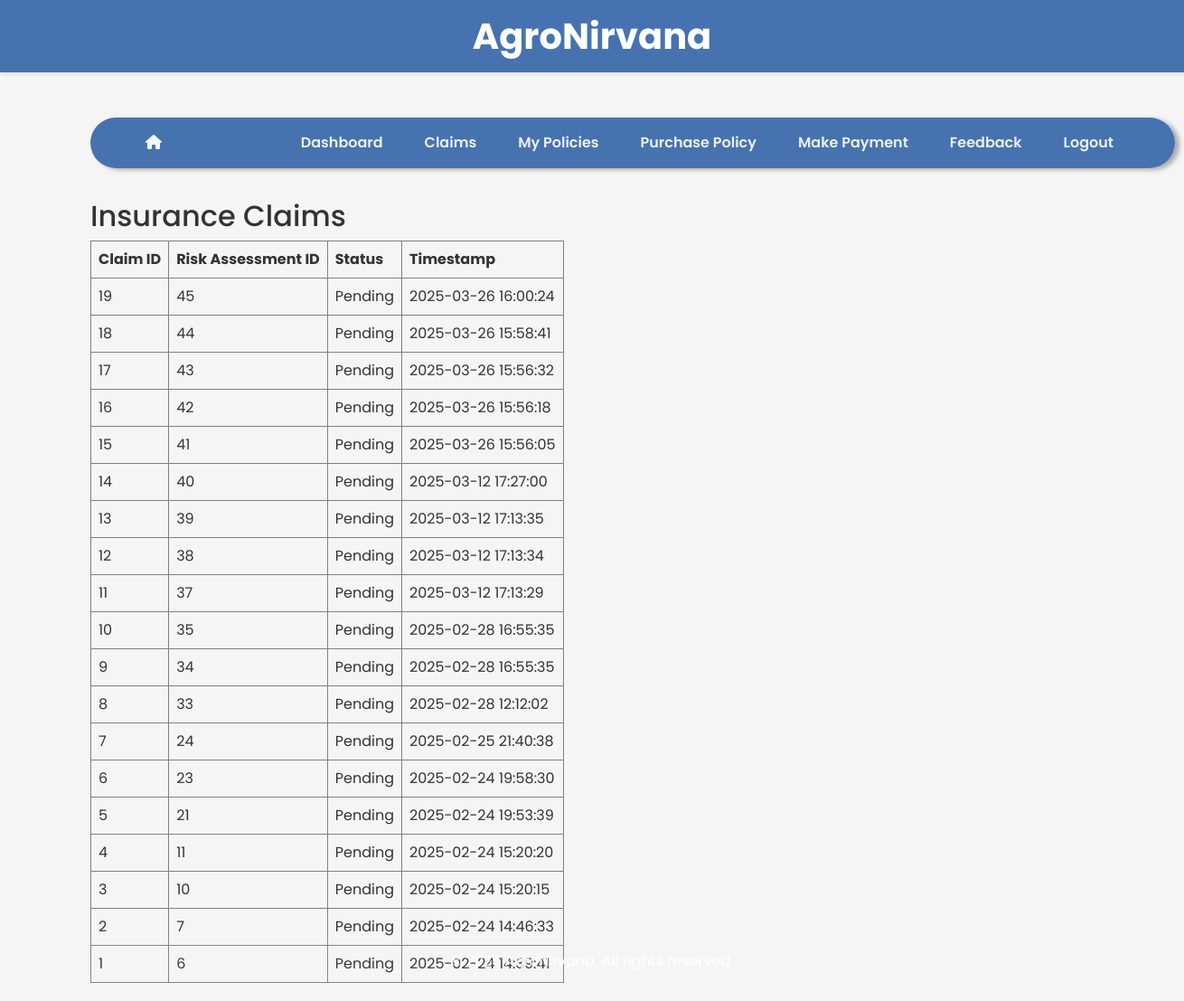
The page /claims (signed in) on the database its author committed.
### models.py (models this page shows, shortened)
class Claim(db.Model):
    __tablename__ = 'claim'
    id = db.Column(db.Integer, primary_key=True)
    risk_assessment_id = db.Column(db.Integer, db.ForeignKey('risk_assessment.id'), nullable=False)
    user_id = db.Column(db.Integer, db.ForeignKey('user.id'), nullable=True)
    claim_status = db.Column(db.String(50), default='Pending')  # Pending, Approved, Rejected
    timestamp = db.Column(db.DateTime, default=datetime.utcnow)

### app.py (the view)
@app.route('/claims')
def claims():
    claim_records = Claim.query.order_by(Claim.timestamp.desc()).all()
    return render_template('claims.html', claims=claim_records)

### app.py (called while the page is built)
@login_manager.user_loader
def load_user(user_id):
    return User.query.get(int(user_id))

### templates/claims.html
{% extends "base.html" %}
{% block content %}
  <h2>Insurance Claims</h2>
  <table border="1" cellpadding="8">
    <thead>
      <tr>
        <th>Claim ID</th>
        <th>Risk Assessment ID</th>
        <th>Status</th>
        <th>Timestamp</th>
      </tr>
    </thead>
    <tbody>
      {% for claim in claims %}
      <tr>
        <td>{{ claim.id }}</td>
        <td>{{ claim.risk_assessment_id }}</td>
        <td>{{ claim.claim_status }}</td>
        <td>{{ claim.timestamp.strftime('%Y-%m-%d %H:%M:%S') }}</td>
      </tr>
      {% endfor %}
    </tbody>
  </table>
{% endblock %}

### static/css/style.css (style rules this page uses)
body { font-family: 'Poppins', sans-serif; margin: 0; padding: 0; background: #f5f5f5; color: #333; }

### rows shown on the page
Claim: id "19", risk_assessment_id "45", claim_status "Pending", timestamp "2025-03-26 16:00:24"
Claim: id "18", risk_assessment_id "44", claim_status "Pending", timestamp "2025-03-26 15:58:41"
Claim: id "17", risk_assessment_id "43", claim_status "Pending", timestamp "2025-03-26 15:56:32"
Claim: id "16", risk_assessment_id "42", claim_status "Pending", timestamp "2025-03-26 15:56:18"
Claim: id "15", risk_assessment_id "41", claim_status "Pending", timestamp "2025-03-26 15:56:05"
Claim: id "14", risk_assessment_id "40", claim_status "Pending", timestamp "2025-03-12 17:27:00"
Claim: id "13", risk_assessment_id "39", claim_status "Pending", timestamp "2025-03-12 17:13:35"
Claim: id "12", risk_assessment_id "38", claim_status "Pending", timestamp "2025-03-12 17:13:34"
Claim: id "11", risk_assessment_id "37", claim_status "Pending", timestamp "2025-03-12 17:13:29"
Claim: id "10", risk_assessment_id "35", claim_status "Pending", timestamp "2025-02-28 16:55:35"
Claim: id "9", risk_assessment_id "34", claim_status "Pending", timestamp "2025-02-28 16:55:35"
Claim: id "8", risk_assessment_id "33", claim_status "Pending", timestamp "2025-02-28 12:12:02"
Claim: id "7", risk_assessment_id "24", claim_status "Pending", timestamp "2025-02-25 21:40:38"
Claim: id "6", risk_assessment_id "23", claim_status "Pending", timestamp "2025-02-24 19:58:30"
Claim: id "5", risk_assessment_id "21", claim_status "Pending", timestamp "2025-02-24 19:53:39"
Claim: id "4", risk_assessment_id "11", claim_status "Pending", timestamp "2025-02-24 15:20:20"
Claim: id "3", risk_assessment_id "10", claim_status "Pending", timestamp "2025-02-24 15:20:15"
Claim: id "2", risk_assessment_id "7", claim_status "Pending", timestamp "2025-02-24 14:46:33"
Claim: id "1", risk_assessment_id "6", claim_status "Pending", timestamp "2025-02-24 14:39:41"
